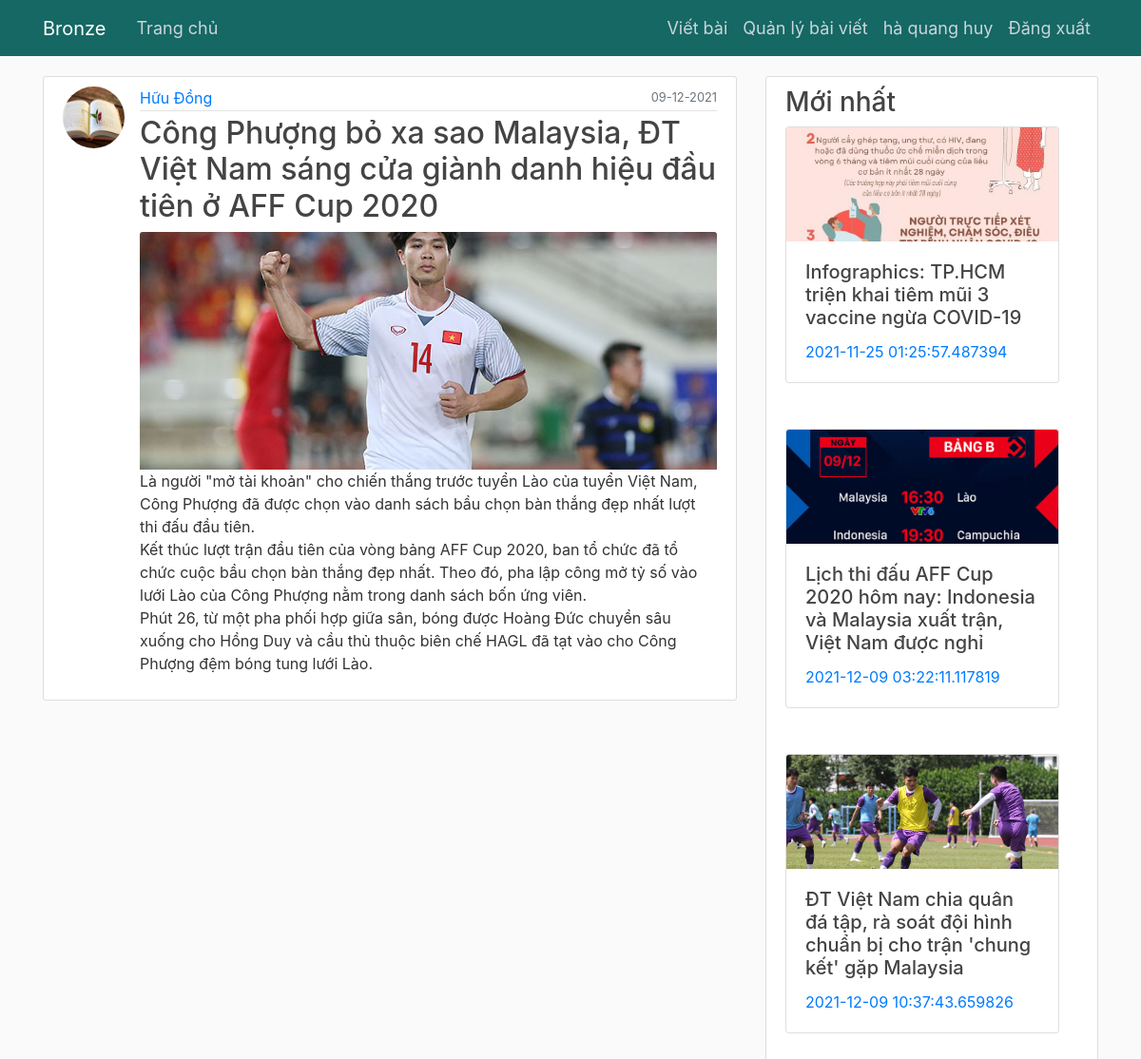
The page /post/8 (signed in) on the database its author committed.
### app/models.py (models this page shows, shortened)
class User(db.Model, UserMixin):
    id = db.Column(db.Integer, primary_key=True)
    username = db.Column(db.String(20), unique=True, nullable=False)
    fullname = db.Column(db.String(35), unique=True, nullable=False)
    email = db.Column(db.String(120), unique=True, nullable=False)
    image_file = db.Column(db.String(20), nullable=False, default='default.jpg')
    password = db.Column(db.String(60), nullable=False)
    posts = db.relationship('Post', backref='author', lazy=True)

class Post(db.Model):
    id = db.Column(db.Integer, primary_key=True)
    title = db.Column(db.String(100), nullable=False)
    image_post = db.Column(db.String(20), nullable=False, default='post.jpg')
    date_posted = db.Column(db.DateTime, nullable=False, default=datetime.utcnow)
    content = db.Column(db.Text, nullable=False)
    user_id = db.Column(db.Integer, db.ForeignKey('user.id'), nullable=False)

### app/routes.py (the view)
@app.route("/post/<int:post_id>")
def post(post_id):
    post = Post.query.get_or_404(post_id)
    return render_template('post.html', title=post.title, post=post,featured=getFeatured())

### app/models.py (called while the page is built)
@login.user_loader
def load_user(id):
    return User.query.get(int(id))

### app/routes.py (called while the page is built)
def getFeatured():
    return Post.query.limit(3).all()

### app/templates/post.html
{% extends "layout.html" %}
{% block content %}
  <article class="media content-section">
    <img class="rounded-circle article-img" src="{{ url_for('static', filename='img/' + post.author.image_file) }}">
    <div class="media-body">
      <div class="article-metadata">
        <a class="mr-2" href="#">{{ post.author.fullname }}</a>
        <small class="text-muted">{{ post.date_posted.strftime('%d-%m-%Y') }}</small>
      </div>
      <h2 class="article-title">{{ post.title }}</h2>
      <img class="card-img-top" src="{{ url_for('static', filename='img/' + post.image_post) }}" alt="img" style="max-height: 250px; object-fit: cover;">
      <p class="article-content">{{ post.content }}</p>
    </div>
  </article>
{% endblock content %}

### app/templates/layout.html (shortened to what this page needs)
<!DOCTYPE html>
<html>
<head>
    <link rel="stylesheet" href="https://maxcdn.bootstrapcdn.com/bootstrap/4.0.0/css/bootstrap.min.css">
    <link rel="stylesheet" type="text/css" href="{{ url_for('static', filename='main.css') }}">
</head>
<body>
    <header class="site-header">
      <nav class="navbar navbar-expand-md navbar-dark bg-steel fixed-top">
        <div class="container">
          <a class="navbar-brand mr-4" href="/">Bronze</a>
          <div class="collapse navbar-collapse" id="navbarToggle">
            <div class="navbar-nav mr-auto">
              <a class="nav-item nav-link" href="{{ url_for('home') }}">Trang chủ</a>
            </div>
            <div class="navbar-nav">
              {% if current_user.is_authenticated %}
                <a class="nav-item nav-link" href="{{ url_for('new_post') }}">Viết bài</a>
                <a class="nav-item nav-link" href="{{ url_for('manager_post') }}">Quản lý bài viết</a>
                <a class="nav-item nav-link" href="{{ url_for('account') }}">{{current_user.fullname}}</a>
                <a class="nav-item nav-link" href="{{ url_for('logout') }}">Đăng xuất</a>
              {% else %}
                <a class="nav-item nav-link" href="{{ url_for('login') }}">Đăng nhập</a>
                <a class="nav-item nav-link" href="{{ url_for('register') }}">Đăng ký</a>
              {% endif %}
            </div>
          </div>
        </div>
      </nav>
    </header>
    <main role="main" class="container">
      <div class="row">
        <div class="col-md-8">
          {% block content %}{% endblock %}
        </div>
        <div class="col-md-4">
          {% include "featured.html" %}
        </div>
      </div>
    </main>
</body>
</html>

### app/templates/featured.html
{% if featured %}
<div class="content-section">
  <h3>Mới nhất</h3>
    {% for post in featured %}
    <div class="card mb-5" style="width: 18rem;">
      <a class="featured-post" href="{{ url_for('post', post_id=post.id) }}">
      <img class="card-img-top" src="{{ url_for('static', filename='img/' + post.image_post) }}" alt="Card image cap"
       style="max-height: 120px; object-fit: cover;">
      <div class="card-body">
        <h5 class="card-title">{{ post.title }}</h5>
        <p class="card-text">{{ post.date_posted }}</p>
      </div>
    </a>
    </div>
    {% endfor %}
  </div>
  {% endif %}

### app/static/main.css (style rules this page uses)
* { margin: 0; padding: 0; }
body { background: #fafafa; color: #333333; margin-top: 5rem; }
h1, h2, h3, h4, h5, h6 { color: #444444; }
.bg-steel { background-color: #156864; }
.site-header .navbar-nav .nav-link { color: #cbd5db; font-size: 18px; }
.content-section { background: #ffffff; padding: 10px 20px; border: 1px solid #dddddd; border-radius: 3px; margin-bottom: 20px; }
.article-title { color: #444444; }
.article-content { white-space: pre-line; }
.article-img { height: 65px; width: 65px; margin-right: 16px; }
.article-metadata { padding-bottom: 1px; margin-bottom: 4px; border-bottom: 1px solid #e3e3e3; display: flex; justify-content: space-between; align-items: center; }
html { scroll-behavior: smooth; }
a { text-decoration: none !important; }

### rows shown on the page
User: fullname "hà quang huy"
User: image_file (picture), author.fullname "Hữu Đồng"
Post: date_posted "09-12-2021", title "Công Phượng bỏ xa sao Malaysia, ĐT Việt Nam sáng cửa giành danh hiệu đầu tiên ở AFF Cup 2020", image_post (picture), content "Là người \"mở tài khoản\" cho chiến thắng trước tuyển Lào của tuyển Việt Nam, Công Phượng đã được chọn vào danh sách bầu chọn bàn thắng đẹp nhất lượt thi đấu đầu tiên. Kết thúc lượt trận đầu tiên của vòng bảng AFF Cup 2020, ban tổ chức đã tổ chức cuộc bầu chọn bàn thắng đẹp nhất. Theo đó, pha lập công mở tỷ số vào lưới Lào của Công Phượng nằm trong danh sách bốn ứng viên. Phút 26, từ một pha phối hợp giữa sân, bóng được Hoàng Đức chuyền sâu xuống cho Hồng Duy và cầu thủ thuộc biên chế HAGL đã tạt vào cho Công Phượng đệm bóng tung lưới Lào."
Post: image_post (picture), title "Infographics: TP.HCM triện khai tiêm mũi 3 vaccine ngừa COVID-19", date_posted "2021-11-25 01:25:57.487394"
Post: image_post (picture), title "Lịch thi đấu AFF Cup 2020 hôm nay: Indonesia và Malaysia xuất trận, Việt Nam được nghỉ", date_posted "2021-12-09 03:22:11.117819"
Post: image_post (picture), title "ĐT Việt Nam chia quân đá tập, rà soát đội hình chuẩn bị cho trận 'chung kết' gặp Malaysia", date_posted "2021-12-09 10:37:43.659826"
